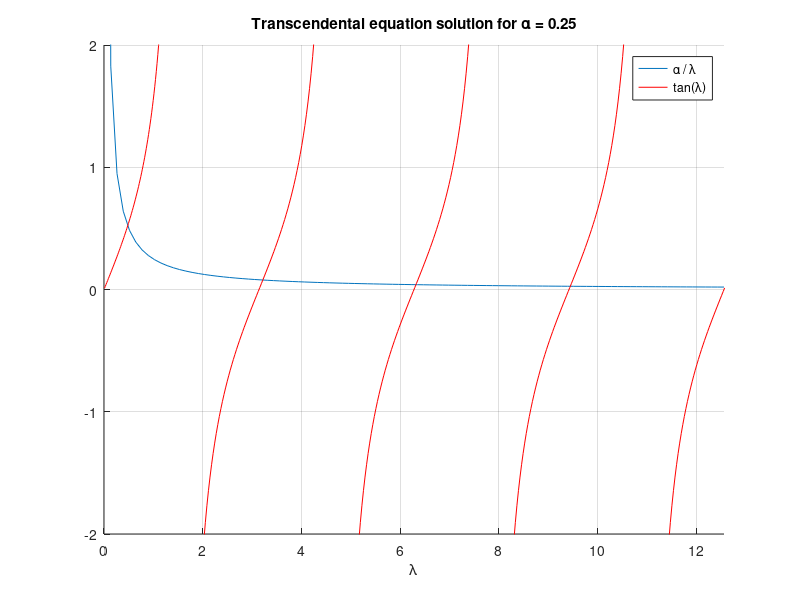

Write the MATLAB code that produced this figure.
clf;
clc;

t = linspace(.01, 4*pi);

alpha = 1/4;
f = @(x) alpha ./ x;
g = @(x) tan(x);
y = tan(t);

hold on;
grid on;

title('Transcendental equation solution for \alpha = 0.25');

% Plot alpha / lambda
plot(linspace(.01, 4*pi), f(linspace(.01, 4*pi)));

% Plot tan(lambda)
t1 = linspace(.01, pi/2 - .01);
plot(t1, g(t1), 'Color', 'red');
t2 = linspace(pi/2 + .01, 3*pi/2 - .01);
plot(t2, g(t2), 'Color', 'red');
t3 = linspace(3*pi/2 + .01, 5*pi/2 - .01);
plot(t3, g(t3), 'Color', 'red');
t4 = linspace(5*pi/2 + .01, 7*pi/2 - .01);
plot(t4, g(t4), 'Color', 'red');
t5 = linspace(7*pi/2 + .01, 9*pi/2 - .01);
plot(t5, g(t5), 'Color', 'red');

axis([0 4*pi -2 2]);
legend('\alpha / \lambda', 'tan(\lambda)');
xlabel('\lambda');

print('-dpng', 'problem1_transcendental_eigenvalues.png')


fun = @(lambda, x) (cos(lambda * x)).^2;
c_m = @(lambda) sin(lambda) / (lambda * integral(@(x) fun(lambda, x), 0, 1, 'RelTol',0,'AbsTol',1e-12));

lambda1 = .48;
lambda2 = 3.219;
lambda3 = 6.323;
lambda4 = 9.451;

fprintf('b_1 is (20 - T_0)(%0.5f) \n', c_m(lambda1));
fprintf('b_2 is (20 - T_0)(%0.5f) \n', c_m(lambda2));
fprintf('b_3 is (20 - T_0)(%0.5f) \n', c_m(lambda3));
fprintf('b_4 is (20 - T_0)(%0.5f) \n', c_m(lambda4));